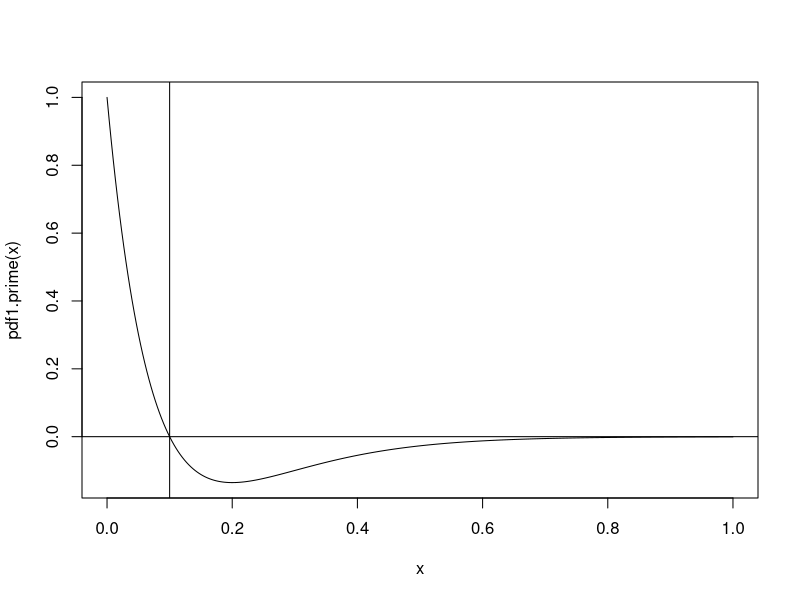

R code for this plot:
newton.raphson.univariate<<-function(f = function(x)
{
  x
}
, fprime = function(x)
{
  1
}
, xo = 1, iterno = 10)
{
  x <- xo
  for(i in 1:iterno) {
    x <- x - f(x)/fprime(x)
    cat(c("iteration ", i, ", current value x=", x, "with f(x)=", f(x), "\n"))
    if(abs(f(x))<.0001)
      break
  }
  return(c(x, f(x), fprime(x)))
}

# solve f(x)=x^2-1

newton.raphson.univariate(f = function(x){x^2-1}, fprime = function(x){2*x}, xo = 1, iterno = 10)
newton.raphson.univariate(f = function(x){x^2-1}, fprime = function(x){2*x}, xo = 11, iterno = 10)
newton.raphson.univariate(f = function(x){x^2-1}, fprime = function(x){2*x}, xo = -11, iterno = 10)

# solve f(x)=ln(x)-1

newton.raphson.univariate(f = function(x){log(x)-1}, fprime = function(x){1/x}, xo = 1, iterno = 10)

# MLE of x, Y~Exp(x), Y is the data

pdf1 <- function(x, y=10 ){x* exp(-y*x)}
pdf1.prime <- function(x, y=10 ){ exp(-y*x)-x*y*exp(-y*x)}
pdf1.doubleprime <- function(x, y=10 ){ -y*exp(-y*x)-y*exp(-y*x)+x*y^2*exp(-y*x)}

newton.raphson.univariate(f = pdf1.prime, fprime = pdf1.doubleprime, xo = .1, iterno = 10)
newton.raphson.univariate(f = pdf1.prime, fprime = pdf1.doubleprime, xo = 1, iterno =10)

# Take a look at the function pdf1.prime
x=seq(0,1,length=300)
plot(x,pdf1.prime(x),type="l")
abline(v=.1,h=0)
